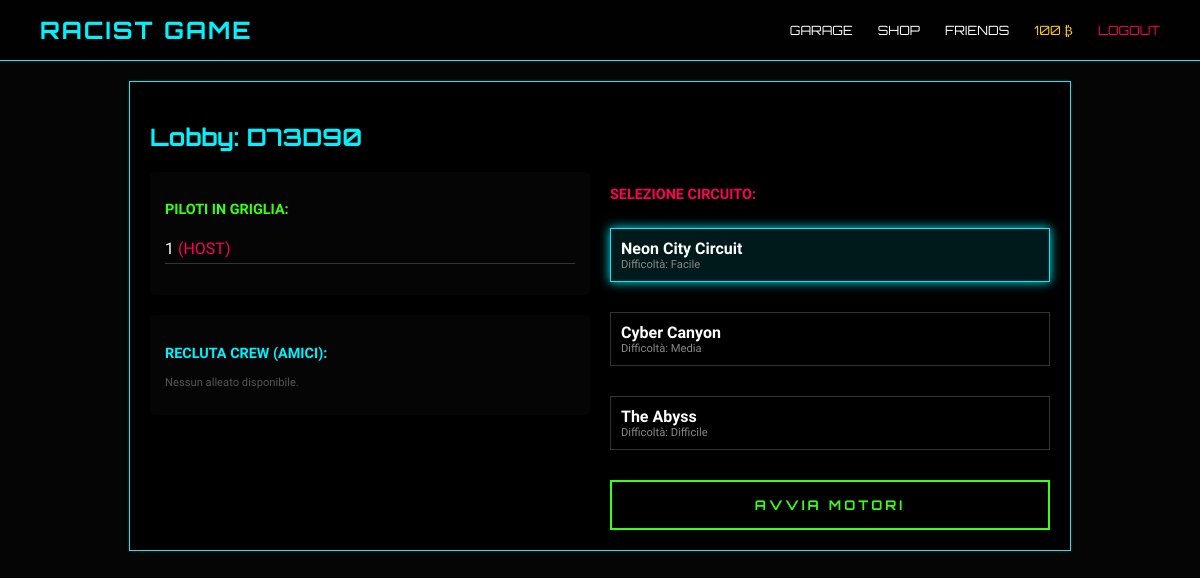
The app's page /lobby/D73D90 (signed in) with its own data.
### models.py (models this page shows)
class User(db.Model, UserMixin):
    id = db.Column(db.Integer, primary_key=True)
    username = db.Column(db.String(20), unique=True, nullable=False)
    password = db.Column(db.String(128), nullable=False)
    credits = db.Column(db.Integer, default=100)
    active_car_id = db.Column(db.Integer, nullable=True)
    lobby_id = db.Column(db.Integer, db.ForeignKey('lobby.id'), nullable=True)
    owned_cars = db.relationship('UserCar', backref='owner', lazy=True)

class Lobby(db.Model):
    id = db.Column(db.Integer, primary_key=True)
    code = db.Column(db.String(10), unique=True, nullable=False)
    host_id = db.Column(db.Integer, db.ForeignKey('user.id'))
    track_id = db.Column(db.Integer, db.ForeignKey('track.id'), nullable=True)
    is_started = db.Column(db.Boolean, default=False)
    host = db.relationship('User', foreign_keys=[host_id], post_update=True)
    players = db.relationship('User', foreign_keys=[User.lobby_id], backref='current_lobby_obj', lazy=True)

class Track(db.Model):
    id = db.Column(db.Integer, primary_key=True)
    name = db.Column(db.String(50), nullable=False)
    difficulty = db.Column(db.String(20))
    model_path = db.Column(db.String(200))
    reward_multiplier = db.Column(db.Float, default=1.0)
    checkpoints = db.Column(db.Text)  # JSON string
    laps = db.Column(db.Integer, default=3)

### server.py (the view)
@app.route('/lobby/<code>')
@login_required
def view_lobby(code):
    lobby = Lobby.query.filter_by(code=code).first_or_404()
    current_user.lobby_id = lobby.id
    db.session.commit()
    tracks = Track.query.all()
    friendships = Friendship.query.filter(((Friendship.user_id == current_user.id) | (Friendship.friend_id == current_user.id)), Friendship.status == 'accepted').all()
    friend_list = [User.query.get(f.friend_id if f.user_id == current_user.id else f.user_id) for f in friendships]
    return render_template('lobby.html', lobby=lobby, tracks=tracks, friends=friend_list)

### server.py (called while the page is built)
@login_manager.user_loader
def load_user(user_id):
    return User.query.get(int(user_id))

### templates/lobby.html (shortened to what this page needs)
{% extends "base.html" %}
{% block content %}
<div class="lobby-container cyberpunk-card" style="max-width: 900px; margin: 20px auto; padding: 20px; border: 1px solid #00f2ff; background: rgba(0,0,0,0.9);">
    <h2 style="font-family: 'Orbitron'; color: #00f2ff;">Lobby: <span class="neon-text" id="lobby-code">{{ lobby.code }}</span></h2>
    <div style="display: grid; grid-template-columns: 1fr 1fr; gap: 20px;">
        <div>
            <div class="players-list panel-section" style="margin-bottom: 20px;">
                <h3 style="color: #39ff14; font-size: 0.9em;">PILOTI IN GRIGLIA:</h3>
                <ul id="player-ul" style="list-style: none; padding: 0;">
                    {% for player in lobby.players %}
                        <li id="player-li-{{ player.id }}" style="color: #fff; padding: 5px 0; border-bottom: 1px solid #333;">
                            {{ player.username }} {% if player.id == lobby.host_id %} <span style="color: #ff0055;">(HOST)</span> {% endif %}
                        </li>
                    {% endfor %}
                </ul>
            </div>
            <div class="invite-section panel-section">
                <h3 style="color: #00f2ff; font-size: 0.9em;">RECLUTA CREW (AMICI):</h3>
                <div id="friends-to-invite">
                    {% for friend in friends %}
                        {% set player_ids = lobby.players | map(attribute='id') | list %}
                        <div id="friend-row-{{ friend.id }}"
                             style="display: {% if friend.id in player_ids %}none{% else %}flex{% endif %};
                                    justify-content: space-between; align-items: center; margin-bottom: 8px;
                                    background: rgba(255,255,255,0.05); padding: 5px 10px;">
                            <span style="color: #bbb; font-size: 0.8em;">{{ friend.username }}</span>
                            <button onclick="inviteFriend({{ friend.id }})" class="btn-small" style="background: #00f2ff; color: #000; border: none; padding: 2px 8px; font-size: 0.7em; font-family: 'Orbitron';">INVITA</button>
                        </div>
                    {% else %}
                        <p style="color: #555; font-size: 0.7em;">Nessun alleato disponibile.</p>
                    {% endfor %}
                </div>
            </div>
        </div>
        <div class="track-selection">
            <h3 style="color: #ff0055; font-size: 0.9em;">SELEZIONE CIRCUITO:</h3>
            <div class="track-grid" style="display: grid; gap: 10px;">
                {% for track in tracks %}
                <div id="track-{{ track.id }}"
                     class="track-card {% if lobby.track_id == track.id %}selected{% endif %}"
                     onclick="selectTrack({{ lobby.id }}, {{ track.id }})"
                     style="border: 1px solid #333; padding: 10px; cursor: pointer;">
                    <h4 style="margin: 0; color: #fff;">{{ track.name }}</h4>
                    <p style="margin: 0; font-size: 0.7em; color: #888;">Difficoltà: {{ track.difficulty }}</p>
                </div>
                {% endfor %}
            </div>
            {% if current_user.id == lobby.host_id %}
            <button onclick="startRace({{ lobby.id }})" class="btn-cyber-main" id="btn-start"
                    style="{% if not lobby.track_id %}opacity: 0.4; cursor: not-allowed;{% endif %}"
                    {% if not lobby.track_id %}disabled{% endif %}>
                <span class="btn-content">AVVIA MOTORI</span>
            </button>
            {% else %}
            <div class="waiting-area" style="margin-top: 20px; text-align: center;">
                <p class="blink" style="color: #ff0055; font-size: 0.8em;">IN ATTESA DELL'HOST...</p>
            </div>
            {% endif %}
        </div>
    </div>
</div>
{% endblock %}

### templates/base.html (shortened to what this page needs)
<!DOCTYPE html>
<html lang="it">
<head>
    <link rel="stylesheet" href="{{ url_for('static', filename='css/style.css') }}">
</head>
<body>
    <nav class="navbar" style="display: flex; justify-content: space-between; align-items: center; padding: 15px 40px; background: rgba(0,0,0,0.8); border-bottom: 1px solid #00f2ff;">
        <strong style="font-family: 'Orbitron'; color: #00f2ff; font-size: 1.5em; letter-spacing: 2px;">RACIST GAME</strong>
        {% if current_user.is_authenticated %}
        <div style="display: flex; gap: 25px; font-family: 'Orbitron'; font-size: 0.8em;">
            <a href="{{ url_for('garage') }}" style="color: #fff; text-decoration: none; hover: color:#00f2ff;">GARAGE</a>
            <a href="{{ url_for('shop') }}" style="color: #fff; text-decoration: none;">SHOP</a>
            <a href="{{ url_for('social_page') }}" style="color: #fff; text-decoration: none;">FRIENDS</a>
            <span style="color: #ffcc00;">{{ current_user.credits }} ₿</span>
            <a href="{{ url_for('logout') }}" style="color: #ff0055; text-decoration: none;">LOGOUT</a>
        </div>
        {% endif %}
    </nav>
    {% block content %}{% endblock %}
</body>
</html>

### static/css/style.css (style rules this page uses)
body { margin: 0; background: #050505; color: #fff; font-family: 'Rajdhani', sans-serif; overflow-x: hidden; }
.track-card { border: 2px solid #333; padding: 15px; margin: 10px 0; cursor: pointer; transition: 0.3s; background: rgba(0,0,0,0.5); }
.track-card.selected { border-color: #ff0055; background: rgba(255, 0, 85, 0.2); }

### templates/lobby.html (style rules this page uses)
.panel-section { background: rgba(255,255,255,0.02); padding: 15px; border-radius: 5px; }
.track-card.selected { border-color: #00f2ff !important; background: rgba(0, 242, 255, 0.1); box-shadow: 0 0 10px #00f2ff; }
.btn-cyber-main { margin-top: 20px; width: 100%; padding: 15px; background: transparent; border: 2px solid #39ff14; color: #39ff14; font-family: 'Orbitron', sans-serif; font-weight: bold; letter-spacing: 3px; position: relative; cursor: pointer; transition: 0.3s; overflow: hidden; text-transform: uppercase; }

### records on screen
User: credits "100", username "1", shows "(HOST)"
Lobby: code "D73D90"
Track: name "Neon City Circuit", difficulty "Facile"
Track: name "Cyber Canyon", difficulty "Media"
Track: name "The Abyss", difficulty "Difficile"
